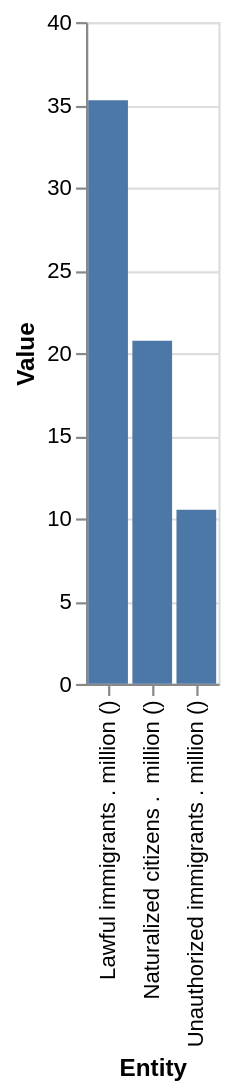

The Vega-Lite source for this figure:
### Vega-Lite specification from a JSON file in a GitHub repository (floating-point values rounded to 4 significant figures)
{"$schema": "https://vega.github.io/schema/vega-lite/v5.json", "description": "Bar chart auto-generated from CSV", "data": {"values": [{"Entity": NaN, "Value": NaN}, {"Entity": "Unauthorized immigrants . million ()", "Value": 10.52}, {"Entity": "Naturalized citizens .  million ()", "Value": 20.75}, {"Entity": "Lawful immigrants . million ()", "Value": 35.28}, {"Entity": NaN, "Value": NaN}]}, "mark": "bar", "encoding": {"x": {"field": "Entity", "type": "ordinal"}, "y": {"field": "Value", "type": "quantitative"}}}
